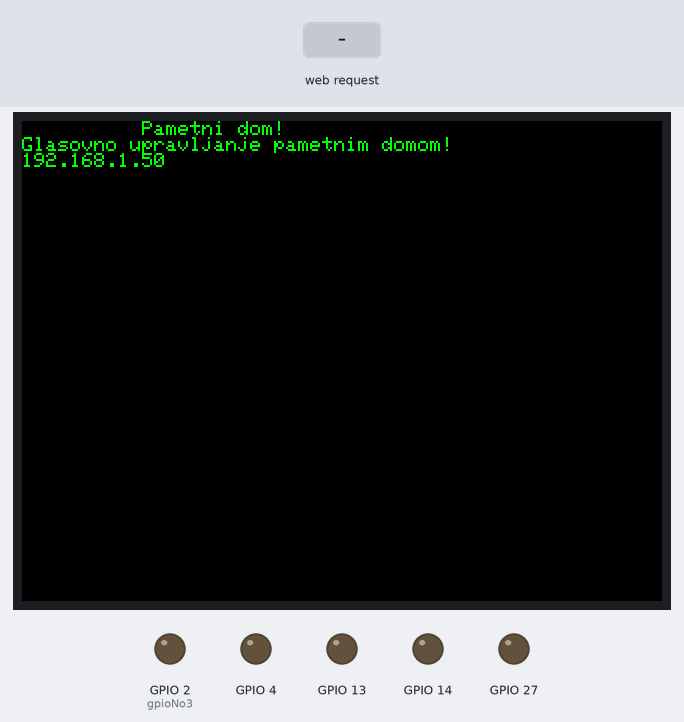
The sketch below on a simulated ESP32. On the bench: 320×240 colour display, output pins drawn as LEDs (lit = HIGH). The inputs (shaded band) are chosen by the test bench. WiFi joins after 1.5 s; servers stay silent unless stated; what the sketch prints to the serial monitor is not drawn.

Above: at 3.4 s.
3.5 s: HTTP request GET /stt?text=svjetlo received
At 4.5 s:
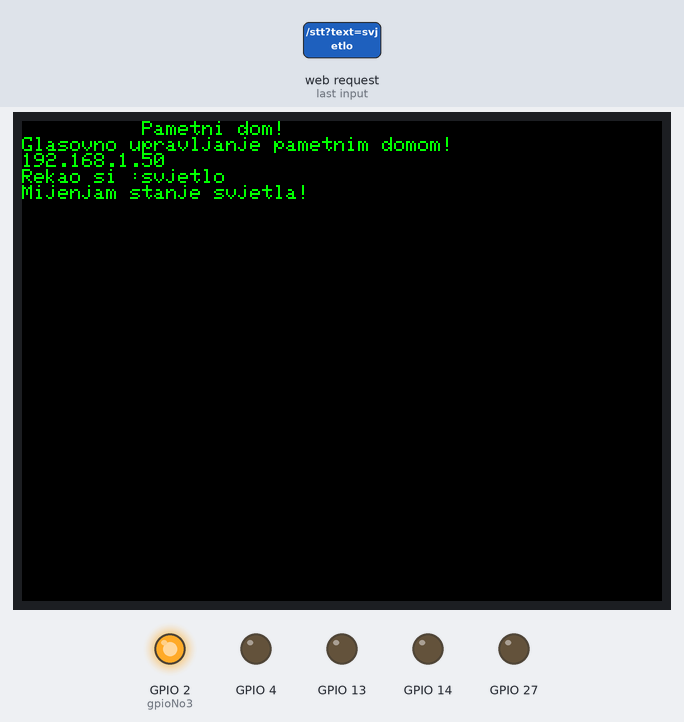
5.0 s: HTTP request GET /stt?text=kuhinja received
At 5.7 s:
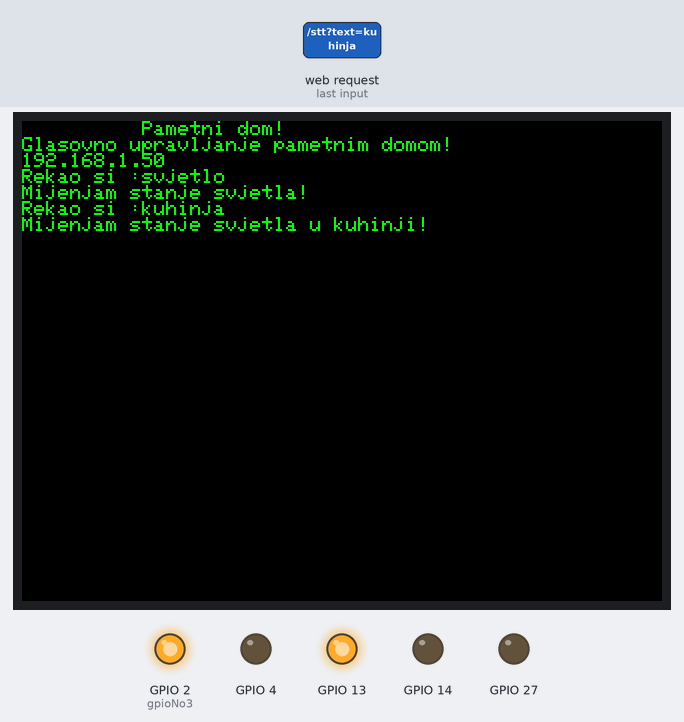
6.5 s: HTTP request GET /stt?text=hodnik received
At 6.8 s:
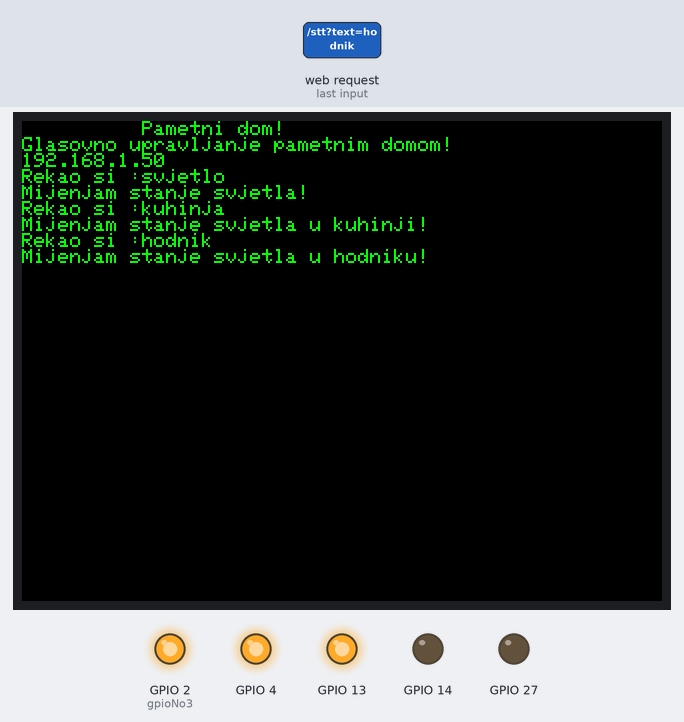
8.0 s: HTTP request GET /stt?text=1 received
At 9.3 s:
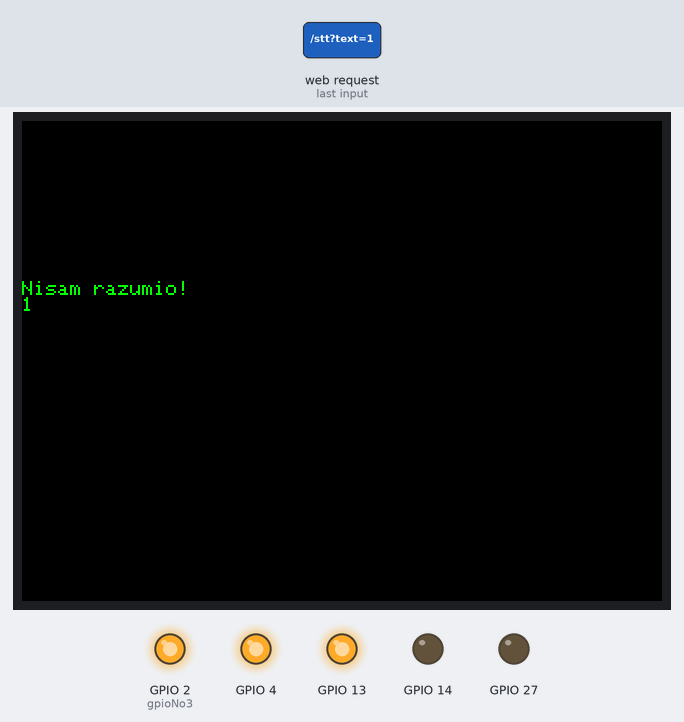
9.6 s: HTTP request GET /stt?text=svjetlo received
At 10.4 s:
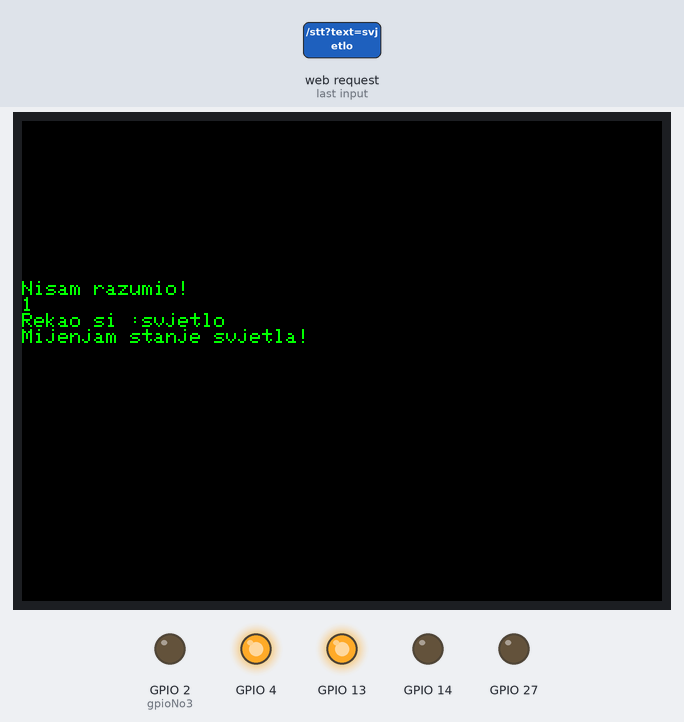
11.1 s: HTTP request GET /stt?text=kuhinja received
At 11.5 s:
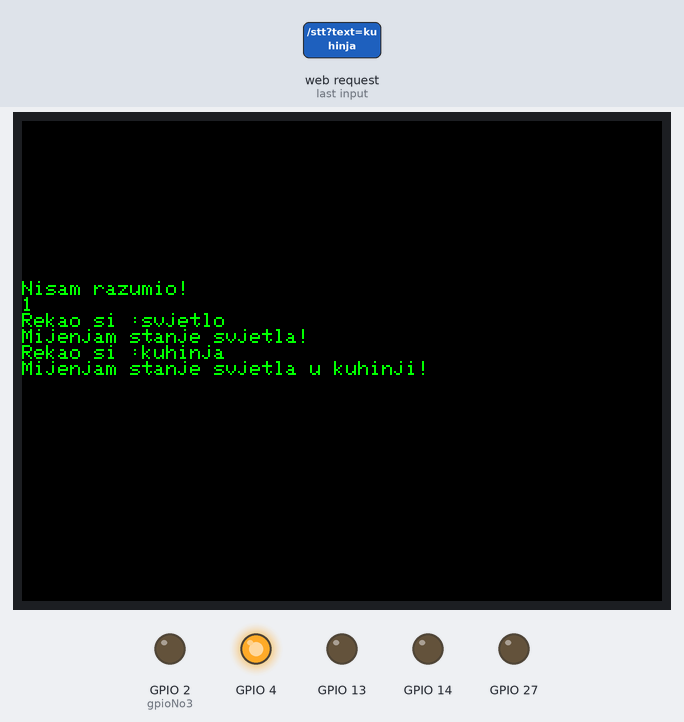
Timing chart, 0 to 13.6 s (numbered marks = the images above; inputs shaded):
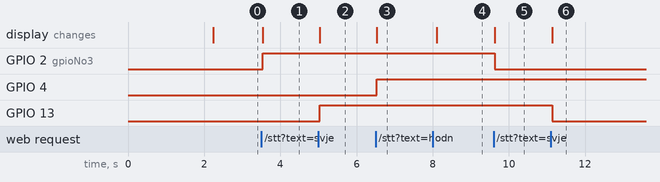

Measured:
- after the input at 3.5 s, GPIO 2 (gpioNo3): LOW → HIGH at once; the display: changes at once (image 1)
- after the input at 5.0 s, GPIO 13: LOW → HIGH at once; the display: changes at once (image 2)
- after the input at 6.5 s, GPIO 4: LOW → HIGH at once; the display: changes at once (image 3)
- after the input at 8.0 s, the display: changes after 0.11 s (image 4)
- after the input at 9.6 s, GPIO 2 (gpioNo3): HIGH → LOW at once; the display: changes at once (image 5)
- after the input at 11.1 s, GPIO 13: HIGH → LOW at once; the display: changes at once (image 6)

The sketch:

glasovno_upravljanje_pametnom_kucom.ino
```cpp
// Import required libraries
#include "WiFi.h"
#include "ESPAsyncWebServer.h"
#include "Adafruit_ILI9341.h"
#include "Adafruit_GFX.h"
#include <SPI.h>

/*xxxxxxxxxxxxxxxxxxxxxxxxxxxxxxxxxxxxxxxxxxxxxxxxxxxxxxxxxxxxxxxxxxxxxxxxxx
xxxxxxxxxxxxxxxxxxxxxxxxxxxxxxxxxxxxxxxxxxxxxxxxxxxxxxxxxxxxxxxxxxxxxxxxxxx*/
// ILI9341 TFT LCD pins
#define TFT_CS   5
#define TFT_DC  21

/*xxxxxxxxxxxxxxxxxxxxxxxxxxxxxxxxxxxxxxxxxxxxxxxxxxxxxxxxxxxxxxxxxxxxxxxxxx
xxxxxxxxxxxxxxxxxxxxxxxxxxxxxxxxxxxxxxxxxxxxxxxxxxxxxxxxxxxxxxxxxxxxxxxxxxx*/
// Replace with your network credentials
const char* ssid = "";
const char* password = "";

/*xxxxxxxxxxxxxxxxxxxxxxxxxxxxxxxxxxxxxxxxxxxxxxxxxxxxxxxxxxxxxxxxxxxxxxxxxx
xxxxxxxxxxxxxxxxxxxxxxxxxxxxxxxxxxxxxxxxxxxxxxxxxxxxxxxxxxxxxxxxxxxxxxxxxxx*/
// Define GPIO numbers
int gpioNo3 = 2;

/*xxxxxxxxxxxxxxxxxxxxxxxxxxxxxxxxxxxxxxxxxxxxxxxxxxxxxxxxxxxxxxxxxxxxxxxxxx
xxxxxxxxxxxxxxxxxxxxxxxxxxxxxxxxxxxxxxxxxxxxxxxxxxxxxxxxxxxxxxxxxxxxxxxxxxx*/
// Set your Static IP address
IPAddress local_IP(192, 168, 1, 184);

/*xxxxxxxxxxxxxxxxxxxxxxxxxxxxxxxxxxxxxxxxxxxxxxxxxxxxxxxxxxxxxxxxxxxxxxxxxx
xxxxxxxxxxxxxxxxxxxxxxxxxxxxxxxxxxxxxxxxxxxxxxxxxxxxxxxxxxxxxxxxxxxxxxxxxxx*/
// Set your Gateway IP address
IPAddress gateway(192, 168, 1, 1);
IPAddress subnet(255, 255, 0, 0);
IPAddress primaryDNS(8, 8, 8, 8);   //optional
IPAddress secondaryDNS(8, 8, 4, 4); //optional

/*xxxxxxxxxxxxxxxxxxxxxxxxxxxxxxxxxxxxxxxxxxxxxxxxxxxxxxxxxxxxxxxxxxxxxxxxxx
xxxxxxxxxxxxxxxxxxxxxxxxxxxxxxxxxxxxxxxxxxxxxxxxxxxxxxxxxxxxxxxxxxxxxxxxxxx*/
// Create AsyncWebServer object on port 80
AsyncWebServer server(80);

/*xxxxxxxxxxxxxxxxxxxxxxxxxxxxxxxxxxxxxxxxxxxxxxxxxxxxxxxxxxxxxxxxxxxxxxxxxx
xxxxxxxxxxxxxxxxxxxxxxxxxxxxxxxxxxxxxxxxxxxxxxxxxxxxxxxxxxxxxxxxxxxxxxxxxxx*/
// screen dimensions
int myWidth;
int myHeight;

/*xxxxxxxxxxxxxxxxxxxxxxxxxxxxxxxxxxxxxxxxxxxxxxxxxxxxxxxxxxxxxxxxxxxxxxxxxx
xxxxxxxxxxxxxxxxxxxxxxxxxxxxxxxxxxxxxxxxxxxxxxxxxxxxxxxxxxxxxxxxxxxxxxxxxxx*/
// Create TFT object
Adafruit_ILI9341 TFT = Adafruit_ILI9341(TFT_CS, TFT_DC);


/*xxxxxxxxxxxxxxxxxxxxxxxxxxxxxxxxxxxxxxxxxxxxxxxxxxxxxxxxxxxxxxxxxxxxxxxxxx
xxxxxxxxxxxxxxxxxxxxxxxxxxxxxxxxxxxxxxxxxxxxxxxxxxxxxxxxxxxxxxxxxxxxxxxxxxx*/
// send back buuton to browser to reload the last visited page on your laptop or smartphone
const char back_page[] PROGMEM = R"=====(
<!DOCTYPE html>
<html>
<body>

<script>
  window.history.back();
</script>

</body>
</html>
)=====";

/*xxxxxxxxxxxxxxxxxxxxxxxxxxxxxxxxxxxxxxxxxxxxxxxxxxxxxxxxxxxxxxxxxxxxxxxxxx
xxxxxxxxxxxxxxxxxxxxxxxxxxxxxxxxxxxxxxxxxxxxxxxxxxxxxxxxxxxxxxxxxxxxxxxxxxx*/
// main function for voice parsing - if this do that
void parseVoiceCommand(String text){
  TFT.print("Rekao si :");
      TFT.println(text);
    if ((text == "svjetlo") || (text == "Svjetlo.")) {
      //do something when var equals
      digitalWrite(gpioNo3, !digitalRead(gpioNo3));
      TFT.println("Mijenjam stanje svjetla!");
    }
    else if ((text == "kuhinja") || (text == "Kuhinja.")) {
      digitalWrite(13, !digitalRead(13));
      TFT.println("Mijenjam stanje svjetla u kuhinji!");
      }
    else if ((text == "dnevni boravak") || (text == "Dnevni boravak.")) {
      digitalWrite(14, !digitalRead(14));
      TFT.println("Mijenjam stanje svjetla u dnevnom boravku!");
      }
    else if ((text == "spavaća soba") || (text == "Spavaća soba.")) {
      digitalWrite(27, !digitalRead(27));
      TFT.println("Mijenjam stanje svjetla u spavaćoja sobi!");
      }
    else if ((text == "hodnik") || (text == "Hodnik.")) {
      digitalWrite(4, !digitalRead(4));
      TFT.println("Mijenjam stanje svjetla u hodniku!");
    } else {
      TFT.fillScreen(ILI9341_BLACK); // obojaj zaslon u crno
      TFT.println("Nisam razumio!");
      TFT.println(text);
      }
}

/*xxxxxxxxxxxxxxxxxxxxxxxxxxxxxxxxxxxxxxxxxxxxxxxxxxxxxxxxxxxxxxxxxxxxxxxxxx
xxxxxxxxxxxxxxxxxxxxxxxxxxxxxxxxxxxxxxxxxxxxxxxxxxxxxxxxxxxxxxxxxxxxxxxxxxx*/
void setup(){
  // Serial port for debugging purposes
  Serial.begin(115200);

  pinMode(4, OUTPUT);
  pinMode(13, OUTPUT);
  pinMode(14, OUTPUT);
  pinMode(27, OUTPUT);

  pinMode(gpioNo3, OUTPUT);

  TFT.begin();
  TFT.setRotation(3);
  myWidth  = TFT.width();
  myHeight = TFT.height();
  TFT.fillScreen(ILI9341_BLACK);
  TFT.setTextColor(ILI9341_GREEN);
  TFT.println("          Pametni dom!");
  TFT.println("Glasovno upravljanje pametnim domom!");

  // Configures static IP address
  if (!WiFi.config(local_IP, gateway, subnet, primaryDNS, secondaryDNS)) {
    Serial.println("STA Failed to configure");
    TFT.println("STA Failed to configure");
  }

  // Connect to Wi-Fi
  WiFi.begin(ssid, password);
  while (WiFi.status() != WL_CONNECTED) {
    delay(1000);
    Serial.println("Connecting to WiFi..");
  }

  // Print ESP32 Local IP Address
  Serial.println(WiFi.localIP());
  TFT.println(WiFi.localIP());

  // Route for root / web page
  server.on("/stt", HTTP_GET, [] (AsyncWebServerRequest *request) {
    if (request->hasParam("text")) {
      String text=request->getParam("text")->value();
      Serial.print("text="); Serial.println(text);
      parseVoiceCommand(text);
    }

    String s = back_page; //Read HTML contents
    request->send(200, "text/html", s);
  });

  // Start server
  server.begin();
}

/*xxxxxxxxxxxxxxxxxxxxxxxxxxxxxxxxxxxxxxxxxxxxxxxxxxxxxxxxxxxxxxxxxxxxxxxxxx
xxxxxxxxxxxxxxxxxxxxxxxxxxxxxxxxxxxxxxxxxxxxxxxxxxxxxxxxxxxxxxxxxxxxxxxxxxx*/
void loop(){
}
```
